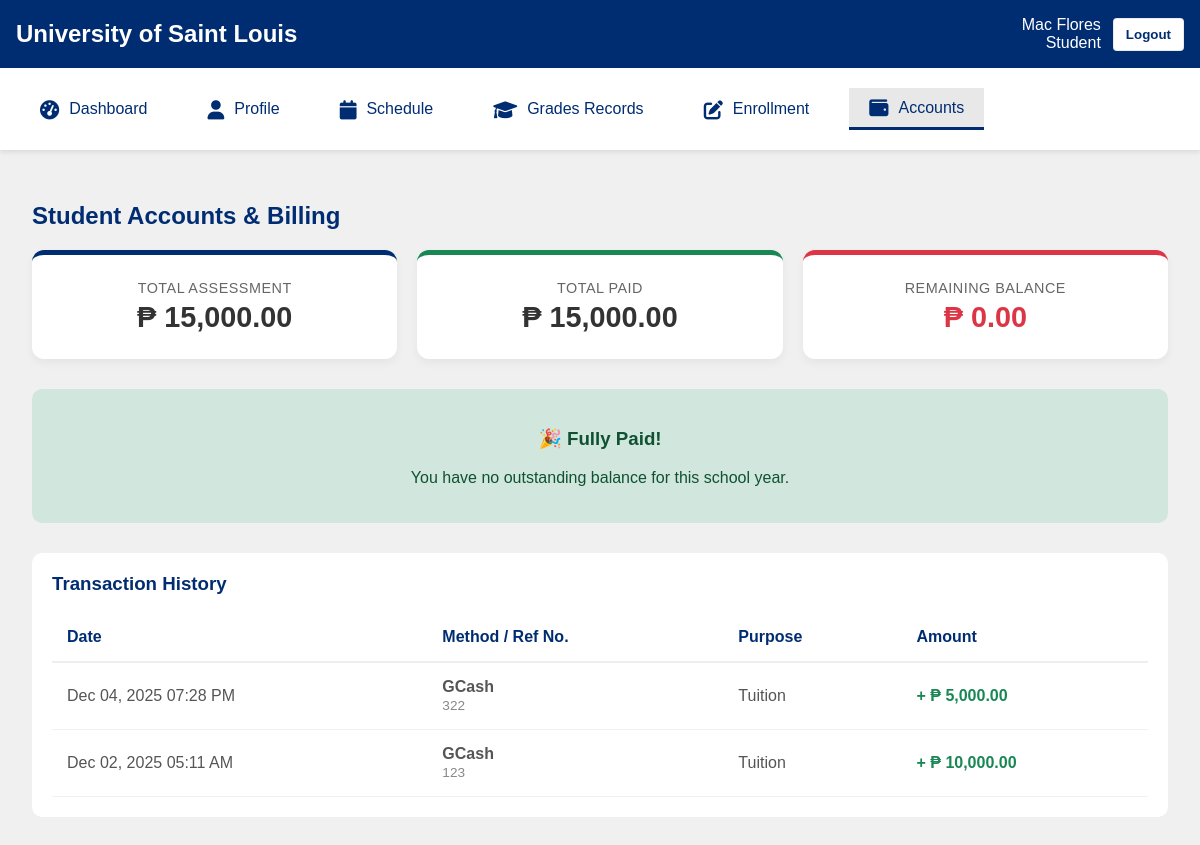
Screenshot of /portal/index.php?page=payment (signed in) with the database file from the repository.
### tables this page shows
CREATE TABLE `payments` (
  `id` int(11) NOT NULL,
  `student_id` int(11) NOT NULL,
  `transaction_date` datetime DEFAULT current_timestamp(),
  `amount` decimal(10,2) NOT NULL,
  `method` varchar(20) DEFAULT 'Cash',
  `reference_no` varchar(50) DEFAULT NULL,
  `purpose` varchar(50) DEFAULT 'Tuition',
  `verified_by` int(11) DEFAULT NULL
);

### functions/db.php (called while the page is built, shortened)
<?php
$host = "localhost";
$user = "root";
$pass = "";
$db   = "portal";
$charset = "utf8mb4";
try {
    $dsn = "mysql:host=$host;dbname=$db;charset=$charset";
    $options = [
        PDO::ATTR_ERRMODE            => PDO::ERRMODE_EXCEPTION,
        PDO::ATTR_DEFAULT_FETCH_MODE => PDO::FETCH_ASSOC,
        PDO::ATTR_EMULATE_PREPARES   => false,
    ];
    $pdo = new PDO($dsn, $user, $pass, $options);
    $sy_stmt = $pdo->query("SELECT current_year FROM school_settings LIMIT 1");
    $sy_row = $sy_stmt->fetch();
} catch (PDOException $e) {
    die("Database Connection Failed: " . $e->getMessage());
}
?>

### functions/student_function.php (called while the page is built, shortened)
<?php
class Student {
    private $pdo;
    public function __construct() {
        require __DIR__ . '/db.php';
        $this->pdo = $pdo;
    }
    public function getStudentId($account_id) {
        $stmt = $this->pdo->prepare("SELECT id FROM account WHERE account_id = :aid");
        $stmt->execute([':aid' => $account_id]);
        return $stmt->fetchColumn();
    }
    public function getBillingSummary($student_pk) {
        $stmt = $this->pdo->prepare("SELECT SUM(total_amount) FROM assessments WHERE student_id = ?");
        $stmt->execute([$student_pk]);
        $fee = $stmt->fetchColumn() ?: 0;
        $stmt = $this->pdo->prepare("SELECT SUM(amount) FROM payments WHERE student_id = ?");
        $stmt->execute([$student_pk]);
        $paid = $stmt->fetchColumn() ?: 0;
        return ['total_fee' => $fee, 'total_paid' => $paid, 'balance' => $fee - $paid];
    }
    public function getPaymentHistory($student_pk) {
        $stmt = $this->pdo->prepare("SELECT * FROM payments WHERE student_id = ? ORDER BY transaction_date DESC");
        $stmt->execute([$student_pk]);
        return $stmt->fetchAll(PDO::FETCH_ASSOC);
    }
}
?>

### portal/payment.php (the view, shortened to what this page needs)
<?php
require_once '../functions/student_function.php';
$studentFunc = new Student();
$student_pk = $studentFunc->getStudentId($_SESSION['ACCOUNTID']);
$billing = $studentFunc->getBillingSummary($student_pk);
$history = $studentFunc->getPaymentHistory($student_pk);
?>
<!DOCTYPE html>
<html lang="en">
<head>
    <link rel="stylesheet" href="payment.css">
</head>
<body>
    <h2 style="color:#002D72; margin-bottom:20px;">Student Accounts & Billing</h2>
    <div class="billing-grid">
        <div class="bill-card bc-blue">
            <span class="bc-label">Total Assessment</span>
            <div class="bc-amount">₱ <?php echo number_format($billing['total_fee'], 2); ?></div>
        </div>
        <div class="bill-card bc-green">
            <span class="bc-label">Total Paid</span>
            <div class="bc-amount">₱ <?php echo number_format($billing['total_paid'], 2); ?></div>
        </div>
        <div class="bill-card bc-red">
            <span class="bc-label">Remaining Balance</span>
            <div class="bc-amount" style="color:#dc3545;">₱ <?php echo number_format($billing['balance'], 2); ?></div>
        </div>
    </div>
    <?php if($billing['balance'] > 0): ?>
    <div class="pay-box">
        <div class="pay-header">
            <span class="gcash-logo">G-Cash Payment</span>
            <p style="margin:5px 0; color:#666; font-size:0.9rem;">Enter your payment details below.</p>
        </div>
        <form method="POST">
            <div class="pay-input-group">
                <label>Amount to Pay (PHP)</label>
                <input type="number" name="amount" placeholder="0.00" min="1" max="<?php echo $billing['balance']; ?>" required>
            </div>
            <div class="pay-input-group">
                <label>Reference Number</label>
                <input type="text" name="reference_no" placeholder="e.g. 1002348292" required>
            </div>
            <button type="submit" name="pay_now" class="btn-pay">
                PAY NOW ₱
            </button>
        </form>
    </div>
    <?php else: ?>
        <div style="background:#d1e7dd; color:#0f5132; padding:20px; text-align:center; border-radius:10px; margin-bottom:30px;">
            <h3>🎉 Fully Paid!</h3>
            <p>You have no outstanding balance for this school year.</p>
        </div>
    <?php endif; ?>
    <div class="history-container">
        <h3 style="color:#002D72; margin-top:0;">Transaction History</h3>
        <table class="hist-table">
            <thead>
                <tr>
                    <th>Date</th>
                    <th>Method / Ref No.</th>
                    <th>Purpose</th>
                    <th>Amount</th>
                </tr>
            </thead>
            <tbody>
                <?php if(empty($history)): ?>
                    <tr><td colspan="4" style="text-align:center; padding:20px;">No transactions found.</td></tr>
                <?php else: ?>
                    <?php foreach($history as $row): ?>
                    <tr>
                        <td><?php echo date("M d, Y h:i A", strtotime($row['transaction_date'])); ?></td>
                        <td>
                            <strong><?php echo htmlspecialchars($row['method']); ?></strong><br>
                            <span style="font-size:0.85em; color:#888;"><?php echo htmlspecialchars($row['reference_no']); ?></span>
                        </td>
                        <td><?php echo htmlspecialchars($row['purpose']); ?></td>
                        <td style="font-weight:bold; color:#198754;">
                            + ₱ <?php echo number_format($row['amount'], 2); ?>
                        </td>
                    </tr>
                    <?php endforeach; ?>
                <?php endif; ?>
            </tbody>
        </table>
    </div>
</body>
</html>

### portal/index.css (style rules this page uses)
:root { --royal-blue: #002D72; --white: #ffffff; }
body { margin: 0; padding: 0; font-family: Arial, sans-serif; background-color: #f0f0f0; }

### portal/payment.css (style rules this page uses)
.billing-grid { display: grid; grid-template-columns: 1fr 1fr 1fr; gap: 20px; margin-bottom: 30px; }
.bill-card { background: #fff; padding: 25px; border-radius: 12px; box-shadow: 0 4px 10px rgba(0,0,0,0.05); text-align: center; border-top: 5px solid #eee; }
.bc-blue { border-color: #002D72; }
.bc-green { border-color: #198754; }
.bc-red { border-color: #dc3545; }
.bc-label { font-size: 0.9rem; color: #666; display: block; margin-bottom: 5px; text-transform: uppercase; letter-spacing: 0.5px; }
.bc-amount { font-size: 1.8rem; font-weight: 800; color: #333; }
.history-container { background: #fff; padding: 20px; border-radius: 10px; }
.hist-table { width: 100%; border-collapse: collapse; }
.hist-table th { text-align: left; padding: 15px; color: #002D72; border-bottom: 2px solid #eee; }
.hist-table td { padding: 15px; border-bottom: 1px solid #f0f0f0; color: #555; }

### rows the page displays
payments: transaction_date "Dec 04, 2025 07:28 PM", method "GCash", reference_no "322", purpose "Tuition", amount "5,000.00"
payments: transaction_date "Dec 02, 2025 05:11 AM", method "GCash", reference_no "123", purpose "Tuition", amount "10,000.00"

### other values shown
$fname . ' ' . $lname "Mac Flores"
$billing['total_fee'] "15,000.00"
$billing['total_paid'] "15,000.00"
$billing['balance'] "0.00"
